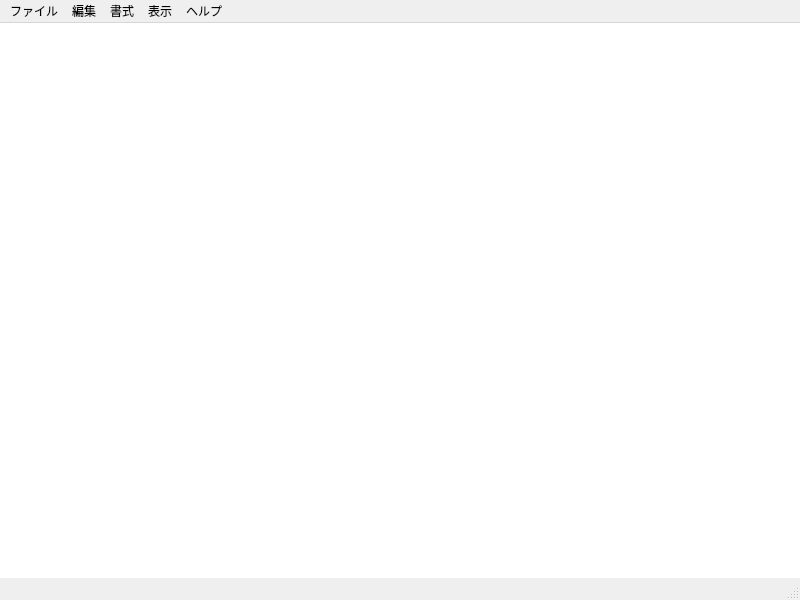
<?xml version="1.0" encoding="UTF-8"?>
<ui version="4.0">
 <class>MainWindow</class>
 <widget class="QMainWindow" name="MainWindow">
  <property name="geometry">
   <rect>
    <x>0</x>
    <y>0</y>
    <width>800</width>
    <height>600</height>
   </rect>
  </property>
  <property name="windowTitle">
   <string>メモ帳</string>
  </property>
  <widget class="QWidget" name="centralwidget">
   <layout class="QGridLayout" name="gridLayout">
    <property name="leftMargin">
     <number>0</number>
    </property>
    <property name="topMargin">
     <number>0</number>
    </property>
    <property name="rightMargin">
     <number>0</number>
    </property>
    <property name="bottomMargin">
     <number>0</number>
    </property>
    <property name="spacing">
     <number>0</number>
    </property>
    <item row="0" column="0">
     <widget class="Editor" name="text">
      <property name="mouseTracking">
       <bool>true</bool>
      </property>
      <property name="styleSheet">
       <string notr="true">QTextEdit {
border: none;
outline: none;
}</string>
      </property>
      <property name="lineWrapMode">
       <enum>QTextEdit::NoWrap</enum>
      </property>
      <property name="acceptRichText">
       <bool>false</bool>
      </property>
     </widget>
    </item>
   </layout>
  </widget>
  <widget class="QMenuBar" name="menubar">
   <property name="geometry">
    <rect>
     <x>0</x>
     <y>0</y>
     <width>800</width>
     <height>18</height>
    </rect>
   </property>
   <widget class="QMenu" name="menuFile">
    <property name="title">
     <string>ファイル</string>
    </property>
    <addaction name="fileNew"/>
    <addaction name="fileOpen"/>
    <addaction name="fileSave"/>
    <addaction name="fileSaveAs"/>
    <addaction name="separator"/>
    <addaction name="filePrint"/>
    <addaction name="separator"/>
    <addaction name="fileExit"/>
   </widget>
   <widget class="QMenu" name="menuHelp">
    <property name="title">
     <string>ヘルプ</string>
    </property>
    <addaction name="helpBugReport"/>
    <addaction name="helpAbout"/>
   </widget>
   <widget class="QMenu" name="menuEdit">
    <property name="title">
     <string>編集</string>
    </property>
    <addaction name="editUndo"/>
    <addaction name="editRedo"/>
    <addaction name="separator"/>
    <addaction name="editCut"/>
    <addaction name="editCopy"/>
    <addaction name="editPaste"/>
    <addaction name="separator"/>
    <addaction name="editFind"/>
   </widget>
   <widget class="QMenu" name="menuFormat">
    <property name="title">
     <string>書式</string>
    </property>
    <addaction name="formatWordWrap"/>
    <addaction name="formatFont"/>
   </widget>
   <widget class="QMenu" name="menuView">
    <property name="title">
     <string>表示</string>
    </property>
    <addaction name="viewStatusBar"/>
   </widget>
   <addaction name="menuFile"/>
   <addaction name="menuEdit"/>
   <addaction name="menuFormat"/>
   <addaction name="menuView"/>
   <addaction name="menuHelp"/>
  </widget>
  <widget class="QStatusBar" name="statusBar">
   <property name="enabled">
    <bool>true</bool>
   </property>
   <property name="sizeGripEnabled">
    <bool>true</bool>
   </property>
  </widget>
  <action name="fileOpen">
   <property name="text">
    <string>開く...</string>
   </property>
   <property name="shortcut">
    <string>Ctrl+O</string>
   </property>
  </action>
  <action name="fileNew">
   <property name="text">
    <string>新規</string>
   </property>
   <property name="shortcut">
    <string>Ctrl+N</string>
   </property>
  </action>
  <action name="fileSave">
   <property name="text">
    <string>上書き保存</string>
   </property>
   <property name="shortcut">
    <string>Ctrl+S</string>
   </property>
  </action>
  <action name="fileSaveAs">
   <property name="text">
    <string>名前を付けて保存...</string>
   </property>
  </action>
  <action name="fileExit">
   <property name="text">
    <string>終了</string>
   </property>
   <property name="shortcut">
    <string>Ctrl+Q</string>
   </property>
  </action>
  <action name="helpAbout">
   <property name="text">
    <string>バージョン情報</string>
   </property>
  </action>
  <action name="helpBugReport">
   <property name="text">
    <string>フィードバックの送信</string>
   </property>
  </action>
  <action name="editUndo">
   <property name="text">
    <string>元に戻す</string>
   </property>
   <property name="shortcut">
    <string>Ctrl+Z</string>
   </property>
  </action>
  <action name="editCut">
   <property name="text">
    <string>切り取り</string>
   </property>
   <property name="shortcut">
    <string>Ctrl+X</string>
   </property>
  </action>
  <action name="editCopy">
   <property name="text">
    <string>コピー</string>
   </property>
   <property name="shortcut">
    <string>Ctrl+C</string>
   </property>
  </action>
  <action name="editPaste">
   <property name="text">
    <string>貼り付け</string>
   </property>
   <property name="shortcut">
    <string>Ctrl+P</string>
   </property>
  </action>
  <action name="editRedo">
   <property name="text">
    <string>やり直し</string>
   </property>
   <property name="shortcut">
    <string>Ctrl+Y</string>
   </property>
  </action>
  <action name="formatWordWrap">
   <property name="checkable">
    <bool>true</bool>
   </property>
   <property name="text">
    <string>右端で折り返す</string>
   </property>
  </action>
  <action name="viewStatusBar">
   <property name="checkable">
    <bool>true</bool>
   </property>
   <property name="checked">
    <bool>true</bool>
   </property>
   <property name="text">
    <string>ステータス バー</string>
   </property>
  </action>
  <action name="formatFont">
   <property name="text">
    <string>フォント...</string>
   </property>
  </action>
  <action name="editFind">
   <property name="text">
    <string>検索...</string>
   </property>
   <property name="shortcut">
    <string>Ctrl+F</string>
   </property>
  </action>
  <action name="filePrint">
   <property name="text">
    <string>印刷...</string>
   </property>
   <property name="shortcut">
    <string>Ctrl+P</string>
   </property>
  </action>
 </widget>
 <customwidgets>
  <customwidget>
   <class>Editor</class>
   <extends>QTextEdit</extends>
   <header>editor.h</header>
  </customwidget>
 </customwidgets>
 <resources/>
 <connections/>
</ui>
